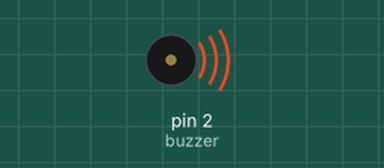
The sketch below on a simulated Arduino Uno, built with avr-gcc and run on an emulated ATmega328P. Parts: buzzer (waves = sounding).

Above: at 0.5 s.
Timing chart, 0 to 4.6 s (numbered marks = the images above):
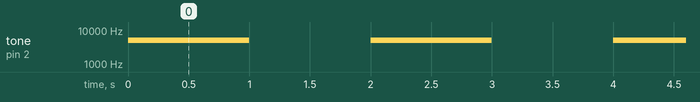

The sketch:

buzzer.ino
```cpp
int buzzer =2;

void setup() {
  //Define pin mode of pin 2
  pinMode(buzzer, OUTPUT);
}

void loop() {
    tone(buzzer, 5000);
    //Duration of tone 1 second
    delay(1000);
    // Stop sound
    noTone(buzzer);
    //Duration silence 1 second
    delay(1000);
  }
```

Measured:
- by itself, tone on pin 2 (buzzer): alternates 5000 Hz for 1.0 s and silent for 1.0 s
